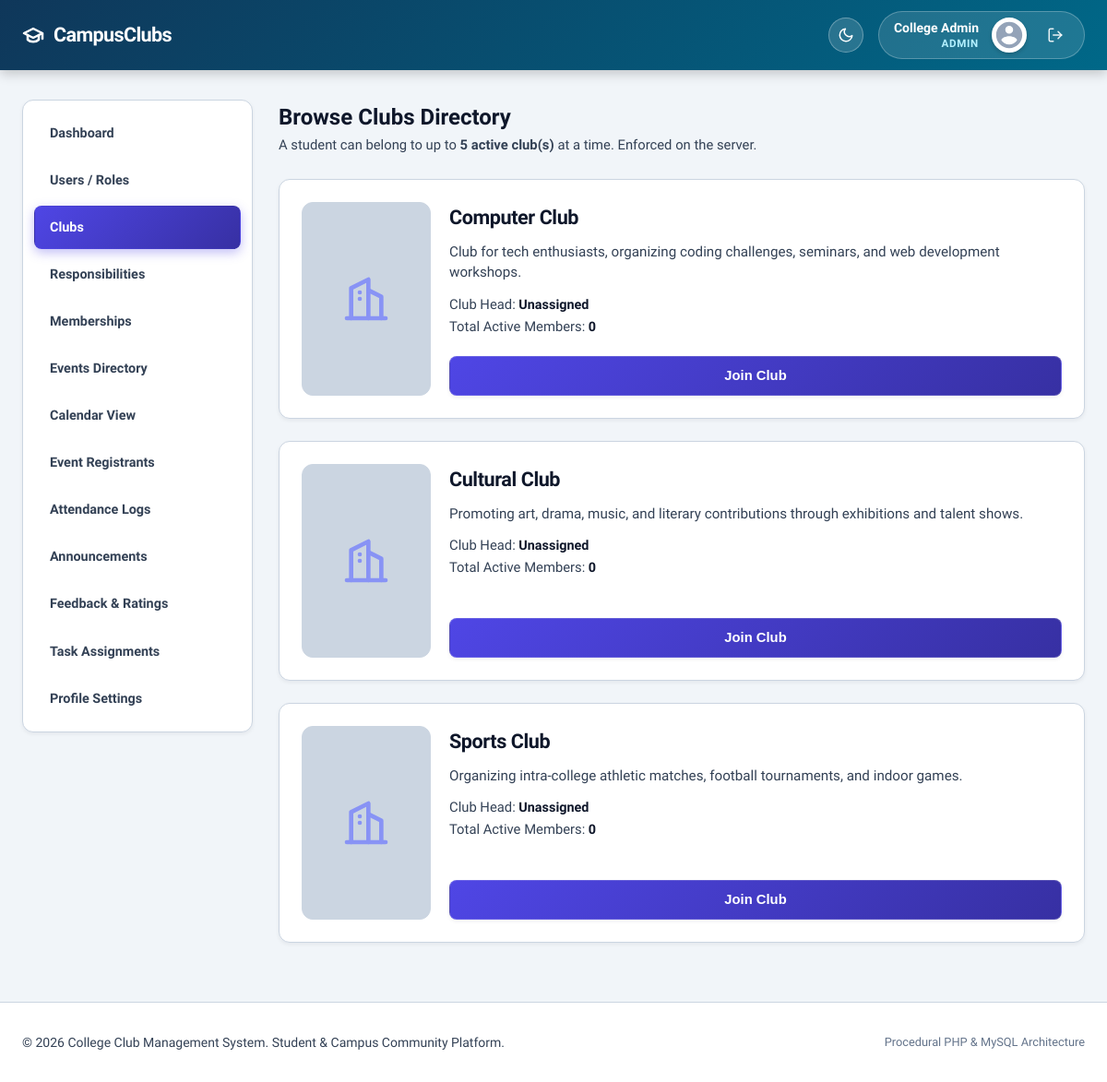
The app's page /student/clubs.php (signed in) with its own data.
### tables this page shows
CREATE TABLE IF NOT EXISTS `system_settings` (
  `setting_key` VARCHAR(50) PRIMARY KEY,
  `setting_value` VARCHAR(255) NOT NULL,
  `updated_at` TIMESTAMP DEFAULT CURRENT_TIMESTAMP ON UPDATE CURRENT_TIMESTAMP
);

CREATE TABLE `clubs` (
  `id` INT AUTO_INCREMENT PRIMARY KEY,
  `name` VARCHAR(100) NOT NULL UNIQUE,
  `description` TEXT,
  `club_head_id` INT DEFAULT NULL,
  `logo` VARCHAR(255) DEFAULT NULL,
  `email_subject` VARCHAR(255) DEFAULT NULL,
  `email_body` TEXT DEFAULT NULL,
  `created_at` TIMESTAMP DEFAULT CURRENT_TIMESTAMP,
  `updated_at` TIMESTAMP DEFAULT CURRENT_TIMESTAMP ON UPDATE CURRENT_TIMESTAMP,
  FOREIGN KEY (`club_head_id`) REFERENCES `users` (`id`) ON DELETE SET NULL
);

### includes/auth.php (called while the page is built, shortened)
<?php
function getActiveMemberships($pdo, $user_id) {
    $stmt = $pdo->prepare("SELECT m.*, c.name AS club_name, r.name AS responsibility_name
                           FROM memberships m
                           JOIN clubs c ON m.club_id = c.id
                           LEFT JOIN responsibilities r ON m.responsibility_id = r.id
                           WHERE m.user_id = ? AND m.status = 'active'
                           ORDER BY c.name ASC");
    $stmt->execute([$user_id]);
    return $stmt->fetchAll();
}
function getOwnClub($pdo, $user_id) {
    $stmt = $pdo->prepare("SELECT * FROM clubs WHERE club_head_id = ? LIMIT 1");
    $stmt->execute([$user_id]);
    return $stmt->fetch();
}
?>

### student/clubs.php (the view, shortened to what this page needs)
<?php
require_once '../config/database.php';
require_once '../includes/auth.php';
require_once '../includes/functions.php';
$userId = $_SESSION['user_id'];
try {
    $maxClubs = intval(getSystemSetting($pdo, 'max_student_clubs', 5));
    $activeMemberships = getActiveMemberships($pdo, $userId);
    $activeClubIds = array_map('intval', array_column($activeMemberships, 'club_id'));
    $stmtPending = $pdo->prepare("SELECT club_id FROM memberships WHERE user_id = ? AND status = 'pending'");
    $stmtPending->execute([$userId]);
    $pendingClubIds = array_map('intval', $stmtPending->fetchAll(PDO::FETCH_COLUMN));
    $isClubHead = (($_SESSION['user_role'] ?? '') === 'club_head') || (bool)getOwnClub($pdo, $userId);
    $stmt = $pdo->query("SELECT c.*, u.full_name AS head_name,
                           (SELECT COUNT(*) FROM memberships m WHERE m.club_id = c.id AND m.status = 'active') AS member_count
                           FROM clubs c
                           LEFT JOIN users u ON c.club_head_id = u.id
                           ORDER BY c.name ASC");
    $clubs = $stmt->fetchAll();
} catch (PDOException $e) {
    die("Database Error: " . htmlspecialchars($e->getMessage()));
}
?>
<?php require_once '../includes/header.php'; ?>
<?php require_once '../includes/navbar.php'; ?>
<div class="container dashboard-container">
    <?php require_once '../includes/sidebar.php'; ?>
    <main class="main-content">
        <h2>Browse Clubs Directory</h2>
        <p class="text-muted">A student can belong to up to <strong><?php echo $maxClubs; ?> active club(s)</strong> at a time. Enforced on the server.</p>
        <div class="card-grid" style="grid-template-columns: repeat(auto-fill, minmax(450px, 1fr));">
            <?php foreach ($clubs as $club): ?>
                <?php
                $clubId = intval($club['id']);
                $isMember = in_array($clubId, $activeClubIds);
                $isPending = in_array($clubId, $pendingClubIds);
                ?>
                <div class="card" style="display: flex; flex-direction: row; gap: 20px; align-items: stretch;">
                    <div style="flex-shrink: 0; display: flex; align-items: stretch;">
                        <?php echo renderClubLogo($club['logo'] ?? null, $club['name'], [140, 210]); ?>
                    </div>
                    <div style="flex: 1; display: flex; flex-direction: column; justify-content: space-between;">
                        <div>
                            <h3 style="margin-top: 0; margin-bottom: 8px; font-size: 1.35rem; font-weight: 700;"><?php echo escape($club['name']); ?></h3>
                            <p style="margin-bottom: 12px; color: var(--text-muted); font-size: 0.95rem; line-height: 1.5;"><?php echo escape($club['description']); ?></p>
                            <div style="font-size: 0.9rem; margin-bottom: 15px;">
                                <div><span class="text-muted">Club Head:</span> <strong><?php echo $club['head_name'] ? escape($club['head_name']) : 'Unassigned'; ?></strong></div>
                                <div><span class="text-muted">Total Active Members:</span> <strong><?php echo $club['member_count']; ?></strong></div>
                            </div>
                        </div>
                        <div style="margin-top: auto;">
                            <?php if ($isMember): ?>
                                <span class="status-badge status-active" style="display: block; text-align: center; padding: 8px;">✓ Your Active Club</span>
                            <?php elseif ($isPending): ?>
                                <span class="status-badge status-pending" style="display: block; text-align: center; padding: 8px; background: #f39c12; color: #fff;">⏳ Request Pending</span>
                            <?php elseif ($isClubHead): ?>
                                <button class="btn btn-secondary" style="width: 100%; cursor: not-allowed;" disabled title="Club Heads cannot join other clubs as members">Club Head Restricted</button>
                            <?php else: ?>
                                <form action="join-club.php" method="POST">
                                    <button type="submit" class="btn btn-primary" style="width: 100%;">Join Club</button>
                                </form>
                            <?php endif; ?>
                        </div>
                    </div>
                </div>
            <?php endforeach; ?>
        </div>
    </main>
</div>
<?php require_once '../includes/footer.php'; ?>

### includes/functions.php (shortened to what this page needs)
<?php
function getSystemSetting($pdo, $key, $default = null) {
    try {
        $stmt = $pdo->prepare("SELECT setting_value FROM system_settings WHERE setting_key = ? LIMIT 1");
        $stmt->execute([$key]);
        $val = $stmt->fetchColumn();
        return $val !== false ? $val : $default;
    } catch (Exception $e) {
        return $default;
    }
}
function escape($value) {
    return htmlspecialchars($value ?? '', ENT_QUOTES, 'UTF-8');
}
function renderClubLogo($logoFilename, $clubName, $size = 60, $extraClass = '') {
    $svgW = 30;
    $svgH = 30;
    if (is_array($size)) {
        $w = $size[0];
        $h = $size[1] ?? $size[0];
        $sizeStyle = "width: {$w}px; height: {$h}px;";
        $svgW = round($w * 0.4);
        $svgH = round($h * 0.4);
    } elseif (is_numeric($size)) {
        $sizeStyle = "width: {$size}px; height: {$size}px;";
        $svgW = round($size * 0.5);
        $svgH = round($size * 0.5);
    } else {
        $sizeStyle = $size;
    }
    $src = null;
    $fontSize = '1.2rem';
    return sprintf(
        '<div class="club-logo-placeholder %s" style="%s border-radius: 12px; background: var(--border-color, #334155); color: #818cf8; display: inline-flex; align-items: center; justify-content: center; font-size: %s; font-weight: 700; flex-shrink: 0; border: 1px solid var(--border-color);"><svg width="%d" height="%d" viewBox="0 0 24 24" fill="none" stroke="currentColor" stroke-width="2" stroke-linecap="round" stroke-linejoin="round" aria-hidden="true" style="opacity: 0.9;"><path d="M3 21h18"></path><path d="M5 21V7l8-4v18"></path><path d="M19 21V11l-6-3"></path><path d="M9 9l0 .01"></path><path d="M9 12l0 .01"></path></svg></div>',
        escape($extraClass),
        $sizeStyle,
        $fontSize,
        $svgW,
        $svgH
    );
}
function getUnreadAnnouncementsCount($pdo, $userId) {
    try {
        require_once __DIR__ . '/auth.php';
        $userRole = $_SESSION['user_role'] ?? 'student';
        if ($userRole === 'admin') {
            $stmt = $pdo->prepare("SELECT COUNT(*)
                                   FROM announcements a
                                   LEFT JOIN announcement_reads ar ON a.id = ar.announcement_id AND ar.user_id = ?
                                   WHERE ar.announcement_id IS NULL AND a.scope != 'PRIVATE'");
            $stmt->execute([$userId]);
        }
        return intval($stmt->fetchColumn());
    } catch (Exception $e) {
        return 0;
    }
}
?>

### assets/css/style.css (style rules this page uses)
:root, html[data-theme="light"], [data-theme="light"] { --font-family: 'Plus Jakarta Sans', system-ui, -apple-system, BlinkMacSystemFont, 'Segoe UI', Roboto, sans-serif; --bg-app: #f1f5f9; --bg-card: #ffffff; --bg-card-hover: #f8fafc; --bg-surface: #ffffff; --bg-input: #ffffff; --bg-sidebar: #ffffff; --header-bg-start: #0f375a; --header-bg-end: #006888; --header-text: #ffffff; --text-main: #0f172a; --text-muted: #334155; --text-dim: #64748b; --text-white: #ffffff; --border-color: #cbd5e1; --border-light: #e2e8f0; --border-focus: #6366f1; --primary-color: #4338ca; --primary-gradient: linear-gradient(135deg, #4f46e5 0%, #3730a3 100%); --primary-hover-gradient: linear-gradient(135deg, #4338ca 0%, #2e2a85 100%); --primary-active-gradient: linear-gradient(135deg, #3730a3 0%, #1e1b4b 100%); --primary-light: #e0e7ff; --primary-text: #312e81; --secondary-bg: linear-gradient(135deg, #475569 0%, #334155 100%); --secondary-hover: linear-gradient(135deg, #334155 0%, #1e293b 100%); --secondary-active: linear-gradient(135deg, #1e293b 0%, #0f172a 100%); --secondary-text: #ffffff; --success: #059669; --success-gradient: linear-gradient(135deg, #10b981 0%, #047857 100%); --success-light: #d1fae5; --success-text: #064e3b; --danger: #dc2626; --danger-gradient: linear-gradient(135deg, #ef4444 0%, #b91c1c 100%); --danger-light: #fee2e2; --danger-text: #7f1d1d; --warning: #d97706; --warning-gradient: linear-gradient(135deg, #f59e0b 0%, #b45309 100%); --warning-light: #fef3c7; --warning-text: #78350f; --info: #0284c7; --info-gradient: linear-gradient(135deg, #06b6d4 0%, #0369a1 100%); --info-light: #e0f2fe; --info-text: #0c4a6e; --radius-sm: 8px; --radius: 12px; --radius-lg: 16px; --radius-full: 9999px; --shadow-sm: 0 2px 4px rgba(15, 23, 42, 0.06); --shadow-md: 0 4px 14px -2px rgba(15, 23, 42, 0.12), 0 2px 6px -1px rgba(15, 23, 42, 0.06); --shadow-lg: 0 12px 28px -4px rgba(15, 23, 42, 0.16), 0 4px 10px -2px rgba(15, 23, 42, 0.08); --transition: all 0.2s cubic-bezier(0.16, 1, 0.3, 1); }
* { margin: 0; padding: 0; box-sizing: border-box; }
html, body { overflow-x: hidden; width: 100%; }
body { font-family: var(--font-family); background-color: var(--bg-app); color: var(--text-main); line-height: 1.6; -webkit-font-smoothing: antialiased; min-height: 100vh; display: flex; flex-direction: column; transition: background-color 0.25s ease, color 0.25s ease; }
.container { width: 100%; max-width: 1280px; margin: 0 auto; padding: 0 24px; }
.btn { display: inline-flex; align-items: center; justify-content: center; gap: 8px; padding: 10px 22px; border-radius: var(--radius-sm); text-decoration: none; font-weight: 700; font-size: 0.925rem; cursor: pointer; transition: all 0.18s cubic-bezier(0.16, 1, 0.3, 1); border: 1px solid transparent; line-height: 1.4; white-space: nowrap; user-select: none; box-shadow: var(--shadow-sm); position: relative; overflow: hidden; }
.btn-primary { background: var(--primary-gradient); color: #ffffff !important; border-color: rgba(255, 255, 255, 0.15); }
.dashboard-container { display: flex; gap: 28px; padding-top: 32px; padding-bottom: 64px; flex: 1; width: 100%; min-width: 0; }
.main-content { flex-grow: 1; min-width: 0; max-width: 100%; }
.subtitle, .text-muted { color: var(--text-muted) !important; font-size: 0.925rem; }
.card-grid { display: grid; grid-template-columns: repeat(auto-fill, minmax(280px, 1fr)); gap: 24px; margin-top: 24px; width: 100%; }
.card, .feature-card { background-color: var(--bg-card); border: 1px solid var(--border-color); border-radius: var(--radius); padding: 24px; transition: var(--transition); display: flex; flex-direction: column; box-shadow: var(--shadow-sm); max-width: 100%; word-break: break-word; overflow-wrap: anywhere; }
.card h3, .feature-card h3, .feature-card h4 { font-size: 1.25rem; font-weight: 800; color: var(--text-main); margin-bottom: 8px; letter-spacing: -0.02em; }
.card p, .feature-card p { color: var(--text-muted); font-size: 0.95rem; line-height: 1.6; margin-bottom: 18px; flex-grow: 1; }

### records on screen
system_settings: setting_value "5"
clubs: name "Computer Club", description "Club for tech enthusiasts, organizing coding challenges, seminars, and web development workshops.", member_count "0"
clubs: name "Cultural Club", description "Promoting art, drama, music, and literary contributions through exhibitions and talent shows.", member_count "0"
clubs: name "Sports Club", description "Organizing intra-college athletic matches, football tournaments, and indoor games.", member_count "0"

### other values on screen
$fullName "College Admin"
$roleLabel "ADMIN"
$item['label'] "Dashboard"
$item['label'] "Users / Roles"
$item['label'] "Clubs"
$item['label'] "Responsibilities"
$item['label'] "Memberships"
$item['label'] "Events Directory"
$item['label'] "Calendar View"
$item['label'] "Event Registrants"
$item['label'] "Attendance Logs"
$item['label'] "Announcements"
$item['label'] "Feedback & Ratings"
$item['label'] "Task Assignments"
$item['label'] "Profile Settings"
